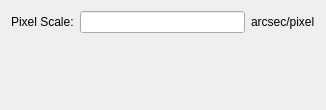
<?xml version="1.0" encoding="UTF-8"?>
<ui version="4.0">
 <class>DataConfigForm</class>
 <widget class="QWidget" name="DataConfigForm">
  <property name="geometry">
   <rect>
    <x>0</x>
    <y>0</y>
    <width>326</width>
    <height>110</height>
   </rect>
  </property>
  <property name="windowTitle">
   <string>Form</string>
  </property>
  <layout class="QVBoxLayout" name="verticalLayout">
   <item>
    <layout class="QHBoxLayout" name="horizontalLayout">
     <item>
      <widget class="QLabel" name="pixelScaleLabel">
       <property name="text">
        <string>Pixel Scale:</string>
       </property>
      </widget>
     </item>
     <item>
      <widget class="QLineEdit" name="pixelScaleLineEdit"/>
     </item>
     <item>
      <widget class="QLabel" name="pixelScaleUnitsLabel">
       <property name="text">
        <string>arcsec/pixel</string>
       </property>
      </widget>
     </item>
    </layout>
   </item>
   <item>
    <spacer name="verticalSpacer">
     <property name="orientation">
      <enum>Qt::Vertical</enum>
     </property>
     <property name="sizeHint" stdset="0">
      <size>
       <width>20</width>
       <height>50</height>
      </size>
     </property>
    </spacer>
   </item>
  </layout>
 </widget>
 <resources/>
 <connections/>
</ui>
